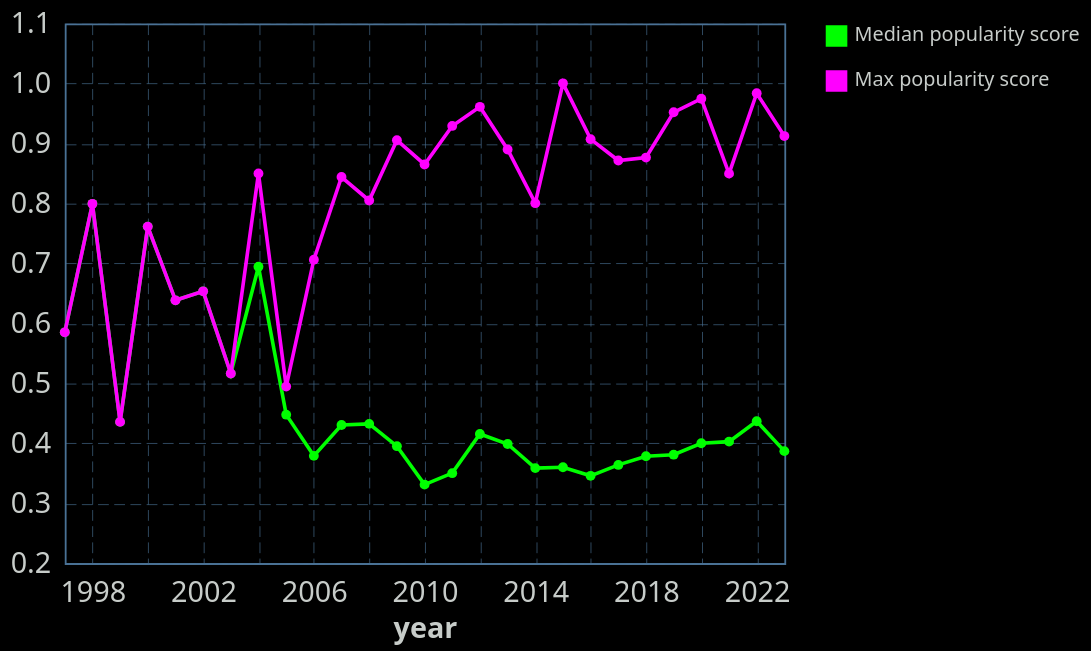

The specification (Vega-Lite) saved for this image:
### Vega-Lite specification from a JSON file in a GitHub repository (floating-point values rounded to 4 significant figures; data arrays with more than 128 entries replaced by an {"elided": "..."} marker saying what was removed)
{"config": {"view": {"continuousWidth": 400, "continuousHeight": 300, "stroke": "#4A7295", "strokeWidth": 1}, "background": "#000000", "mark": {"color": "#ff00ff"}, "arc": {"fill": "#ff00ff"}, "area": {"fill": "#ff00ff", "line": true, "fillOpacity": 0.1}, "line": {"stroke": "#ff00ff", "strokeWidth": 2}, "path": {"stroke": "#ff00ff"}, "rect": {"fill": "#ff00ff"}, "shape": {"stroke": "#ff00ff"}, "symbol": {"fill": "#ff00ff"}, "title": {"color": "#C7CCC9", "anchor": "start", "dy": -15, "fontSize": 16, "font": "IBM Plex Sans,system-ui,-apple-system,BlinkMacSystemFont,\".sfnstext-regular\",sans-serif", "fontWeight": 600}, "axisBand": {"grid": false}, "axis": {"labelColor": "#C7CCC9", "labelFontSize": 16, "labelFont": "IBM Plex Sans Condensed, system-ui, -apple-system, BlinkMacSystemFont, \".SFNSText-Regular\", sans-serif", "labelFontWeight": 400, "titleColor": "#C7CCC9", "titleFontWeight": 600, "titleFontSize": 16, "grid": true, "gridColor": "#4A7295", "labelAngle": 0, "domainColor": null, "tickColor": null, "labelPadding": 2, "tickSize": 6, "tickWidth": 0.5, "gridOpacity": 1, "gridZ": 1}, "axisX": {"gridDash": [6, 3], "gridWidth": 0.35, "gridColor": "#4A7295", "labelAngle": 0}, "axisY": {"gridDash": [6, 3], "gridWidth": 0.35, "gridColor": "#4A7295"}, "layer": {"grid": 1, "mark": 0}, "legend": {"labelFontSize": 11, "padding": 1, "symbolType": "square", "labelColor": "#C7CCC9", "titleColor": "#C7CCC9"}, "style": {"guide-label": {"font": "IBM Plex Sans,system-ui,-apple-system,BlinkMacSystemFont,\".sfnstext-regular\",sans-serif", "fill": "#C7CCC9", "fontWeight": 400}, "guide-title": {"font": "IBM Plex Sans,system-ui,-apple-system,BlinkMacSystemFont,\".sfnstext-regular\",sans-serif", "fill": "#C7CCC9", "fontWeight": 400}}, "range": {"category": ["#0000FF", "#FF6600FF", "#44E602", "#ff00ff", "#FFFF00", "#9900CC", "#33CCFF", "#f77976ff", "#CC66FF"]}}, "layer": [{"data": {"name": "data-16a9525bed87da559bc3d49ac2f3f552"}, "mark": {"type": "line", "point": true}, "encoding": {"color": {"field": "label", "legend": {"title": ""}, "scale": {"range": ["#00ff00"]}, "type": "nominal"}, "tooltip": [{"field": "release_date", "timeUnit": "year", "type": "temporal"}, {"aggregate": "median", "field": "popularity_score", "type": "quantitative"}], "x": {"field": "release_date", "timeUnit": "year", "type": "temporal"}, "y": {"aggregate": "median", "field": "popularity_score", "scale": {"domain": [0.2, 1.1]}, "type": "quantitative"}}}, {"data": {"name": "data-9a3f687201cbfd79f0d527ff8417b418"}, "mark": {"type": "line", "point": true}, "encoding": {"color": {"field": "label", "legend": {"title": ""}, "scale": {"range": ["#ff00ff"]}, "type": "nominal"}, "tooltip": [{"field": "name", "type": "nominal"}, {"field": "release_date", "timeUnit": "year", "type": "temporal"}, {"field": "popularity_score", "type": "quantitative"}], "x": {"field": "release_date", "timeUnit": "year", "title": "year", "type": "temporal"}, "y": {"field": "popularity_score", "scale": {"domain": [0.2, 1.1]}, "title": "", "type": "quantitative"}}}], "resolve": {"scale": {"color": "independent"}}, "$schema": "https://vega.github.io/schema/vega-lite/v5.20.1.json", "datasets": {"data-16a9525bed87da559bc3d49ac2f3f552": {"elided": "226 records"}, "data-9a3f687201cbfd79f0d527ff8417b418": [{"release_date": "1997-11-01T00:00:00", "popularity_score": 0.5848, "name": "POSTAL", "label": "Max popularity score"}, {"release_date": "1998-11-01T00:00:00", "popularity_score": 0.7991, "name": "Half-Life", "label": "Max popularity score"}, {"release_date": "1999-09-01T00:00:00", "popularity_score": 0.4355, "name": "Legacy of Kain: Soul Reaver", "label": "Max popularity score"}, {"release_date": "2000-11-01T00:00:00", "popularity_score": 0.7611, "name": "Counter-Strike", "label": "Max popularity score"}, {"release_date": "2001-06-01T00:00:00", "popularity_score": 0.6382, "name": "Half-Life: Blue Shift", "label": "Max popularity score"}, {"release_date": "2002-08-01T00:00:00", "popularity_score": 0.6532, "name": "Mafia", "label": "Max popularity score"}, {"release_date": "2003-05-01T00:00:00", "popularity_score": 0.5162, "name": "Day of Defeat", "label": "Max popularity score"}, {"release_date": "2004-11-01T00:00:00", "popularity_score": 0.8497, "name": "Half-Life 2", "label": "Max popularity score"}, {"release_date": "2005-07-01T00:00:00", "popularity_score": 0.4944, "name": "Sid Meier's Pirates!", "label": "Max popularity score"}, {"release_date": "2006-10-01T00:00:00", "popularity_score": 0.7059, "name": "Psychonauts", "label": "Max popularity score"}, {"release_date": "2007-10-01T00:00:00", "popularity_score": 0.8438, "name": "Team Fortress 2", "label": "Max popularity score"}, {"release_date": "2008-01-01T00:00:00", "popularity_score": 0.8047, "name": "Grand Theft Auto: San Andreas", "label": "Max popularity score"}, {"release_date": "2009-11-01T00:00:00", "popularity_score": 0.9052, "name": "Left 4 Dead 2", "label": "Max popularity score"}, {"release_date": "2010-10-01T00:00:00", "popularity_score": 0.8647, "name": "Fallout: New Vegas", "label": "Max popularity score"}, {"release_date": "2011-05-01T00:00:00", "popularity_score": 0.929, "name": "Terraria", "label": "Max popularity score"}, {"release_date": "2012-08-01T00:00:00", "popularity_score": 0.9609, "name": "Counter-Strike: Global Offensive", "label": "Max popularity score"}, {"release_date": "2013-08-01T00:00:00", "popularity_score": 0.8897, "name": "PAYDAY 2", "label": "Max popularity score"}, {"release_date": "2014-11-01T00:00:00", "popularity_score": 0.8002, "name": "The Binding of Isaac: Rebirth", "label": "Max popularity score"}, {"release_date": "2015-04-01T00:00:00", "popularity_score": 1.0, "name": "Grand Theft Auto V", "label": "Max popularity score"}, {"release_date": "2016-02-01T00:00:00", "popularity_score": 0.9069, "name": "Stardew Valley", "label": "Max popularity score"}, {"release_date": "2017-02-01T00:00:00", "popularity_score": 0.8713, "name": "Hollow Knight", "label": "Max popularity score"}, {"release_date": "2018-08-01T00:00:00", "popularity_score": 0.8763, "name": "Monster Hunter: World", "label": "Max popularity score"}, {"release_date": "2019-12-01T00:00:00", "popularity_score": 0.9517, "name": "Red Dead Redemption 2", "label": "Max popularity score"}, {"release_date": "2020-12-01T00:00:00", "popularity_score": 0.9744, "name": "Cyberpunk 2077", "label": "Max popularity score"}, {"release_date": "2021-11-01T00:00:00", "popularity_score": 0.8495, "name": "Halo Infinite", "label": "Max popularity score"}, {"release_date": "2022-02-01T00:00:00", "popularity_score": 0.9835, "name": "ELDEN RING", "label": "Max popularity score"}, {"release_date": "2023-02-01T00:00:00", "popularity_score": 0.9121, "name": "Hogwarts Legacy", "label": "Max popularity score"}]}}
